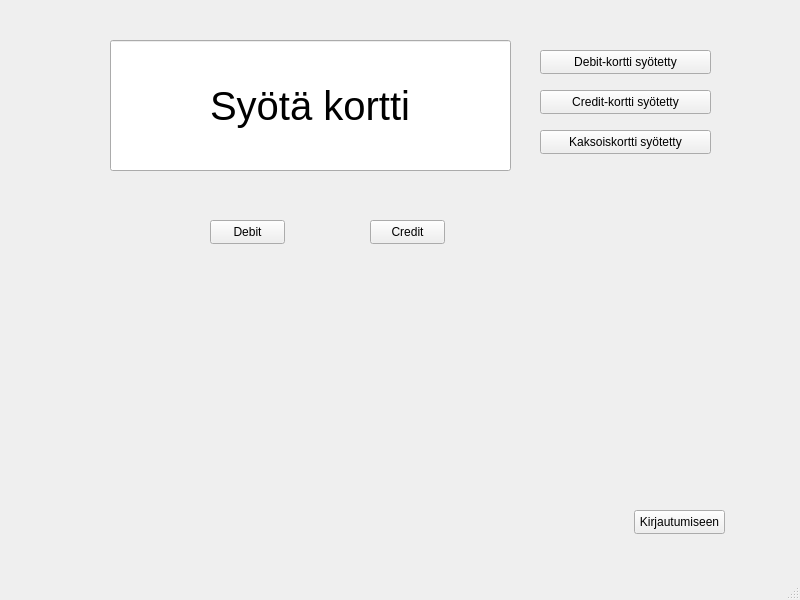
<?xml version="1.0" encoding="UTF-8"?>
<ui version="4.0">
 <class>MainWindow</class>
 <widget class="QMainWindow" name="MainWindow">
  <property name="geometry">
   <rect>
    <x>0</x>
    <y>0</y>
    <width>800</width>
    <height>600</height>
   </rect>
  </property>
  <property name="windowTitle">
   <string>MainWindow</string>
  </property>
  <widget class="QWidget" name="centralwidget">
   <widget class="QLineEdit" name="infoTeksti">
    <property name="geometry">
     <rect>
      <x>110</x>
      <y>40</y>
      <width>401</width>
      <height>131</height>
     </rect>
    </property>
    <property name="font">
     <font>
      <pointsize>30</pointsize>
     </font>
    </property>
    <property name="text">
     <string>Syötä kortti</string>
    </property>
    <property name="alignment">
     <set>Qt::AlignCenter</set>
    </property>
   </widget>
   <widget class="QPushButton" name="meneKirjautumiseen">
    <property name="geometry">
     <rect>
      <x>634</x>
      <y>510</y>
      <width>91</width>
      <height>24</height>
     </rect>
    </property>
    <property name="text">
     <string>Kirjautumiseen</string>
    </property>
   </widget>
   <widget class="QPushButton" name="creditSyotetty">
    <property name="geometry">
     <rect>
      <x>540</x>
      <y>90</y>
      <width>171</width>
      <height>24</height>
     </rect>
    </property>
    <property name="text">
     <string>Credit-kortti syötetty</string>
    </property>
   </widget>
   <widget class="QPushButton" name="debit">
    <property name="geometry">
     <rect>
      <x>210</x>
      <y>220</y>
      <width>75</width>
      <height>24</height>
     </rect>
    </property>
    <property name="text">
     <string>Debit</string>
    </property>
   </widget>
   <widget class="QPushButton" name="credit">
    <property name="geometry">
     <rect>
      <x>370</x>
      <y>220</y>
      <width>75</width>
      <height>24</height>
     </rect>
    </property>
    <property name="text">
     <string>Credit</string>
    </property>
   </widget>
   <widget class="QPushButton" name="debitSyotetty">
    <property name="geometry">
     <rect>
      <x>540</x>
      <y>50</y>
      <width>171</width>
      <height>24</height>
     </rect>
    </property>
    <property name="text">
     <string>Debit-kortti syötetty</string>
    </property>
   </widget>
   <widget class="QPushButton" name="kaksoisSyotetty">
    <property name="geometry">
     <rect>
      <x>540</x>
      <y>130</y>
      <width>171</width>
      <height>24</height>
     </rect>
    </property>
    <property name="text">
     <string>Kaksoiskortti syötetty</string>
    </property>
   </widget>
  </widget>
  <widget class="QMenuBar" name="menubar">
   <property name="geometry">
    <rect>
     <x>0</x>
     <y>0</y>
     <width>800</width>
     <height>22</height>
    </rect>
   </property>
  </widget>
  <widget class="QStatusBar" name="statusbar"/>
 </widget>
 <resources/>
 <connections/>
</ui>
